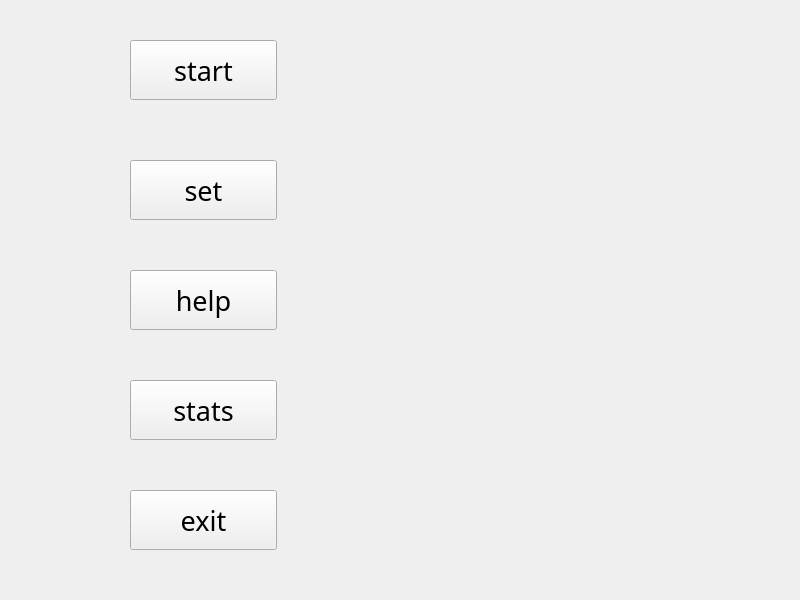
<?xml version="1.0" encoding="UTF-8"?>
<ui version="4.0">
 <class>MenuWidget</class>
 <widget class="QWidget" name="MenuWidget">
  <property name="geometry">
   <rect>
    <x>0</x>
    <y>0</y>
    <width>800</width>
    <height>600</height>
   </rect>
  </property>
  <property name="windowTitle">
   <string>Form</string>
  </property>
  <widget class="QPushButton" name="startBtn">
   <property name="geometry">
    <rect>
     <x>130</x>
     <y>40</y>
     <width>147</width>
     <height>60</height>
    </rect>
   </property>
   <property name="font">
    <font>
     <family>微软雅黑</family>
     <pointsize>20</pointsize>
    </font>
   </property>
   <property name="text">
    <string>start</string>
   </property>
  </widget>
  <widget class="QPushButton" name="setBtn">
   <property name="geometry">
    <rect>
     <x>130</x>
     <y>160</y>
     <width>147</width>
     <height>60</height>
    </rect>
   </property>
   <property name="font">
    <font>
     <family>微软雅黑</family>
     <pointsize>20</pointsize>
    </font>
   </property>
   <property name="text">
    <string>set</string>
   </property>
  </widget>
  <widget class="QPushButton" name="helpBtn">
   <property name="geometry">
    <rect>
     <x>130</x>
     <y>270</y>
     <width>147</width>
     <height>60</height>
    </rect>
   </property>
   <property name="font">
    <font>
     <family>微软雅黑</family>
     <pointsize>20</pointsize>
    </font>
   </property>
   <property name="text">
    <string>help</string>
   </property>
  </widget>
  <widget class="QPushButton" name="aboutBtn">
   <property name="geometry">
    <rect>
     <x>130</x>
     <y>380</y>
     <width>147</width>
     <height>60</height>
    </rect>
   </property>
   <property name="font">
    <font>
     <family>微软雅黑</family>
     <pointsize>20</pointsize>
    </font>
   </property>
   <property name="text">
    <string>stats</string>
   </property>
  </widget>
  <widget class="QPushButton" name="exitBtn">
   <property name="geometry">
    <rect>
     <x>130</x>
     <y>490</y>
     <width>147</width>
     <height>60</height>
    </rect>
   </property>
   <property name="font">
    <font>
     <family>微软雅黑</family>
     <pointsize>20</pointsize>
    </font>
   </property>
   <property name="text">
    <string>exit</string>
   </property>
  </widget>
 </widget>
 <resources/>
 <connections/>
</ui>
